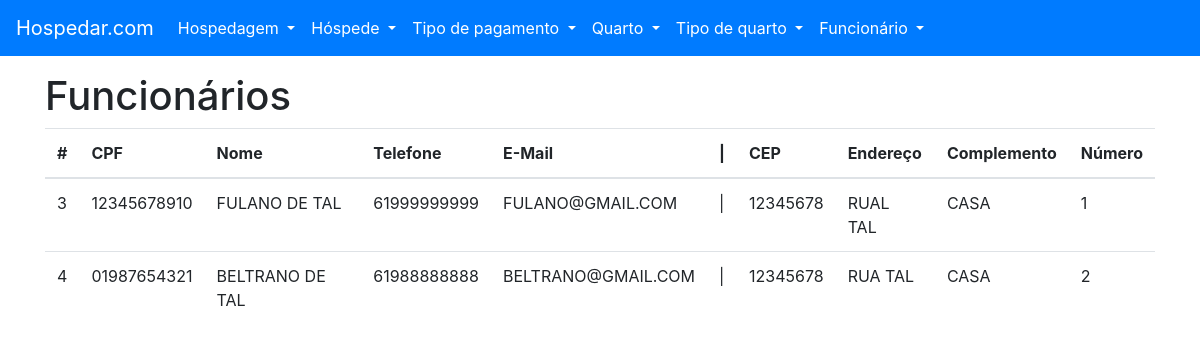
The page /funcionario/listar on the database as committed earlier.
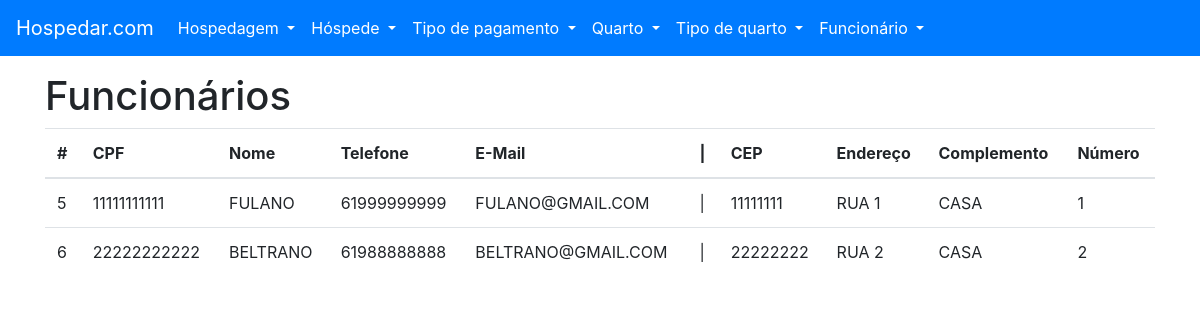
The same page on the database as committed later.
### tables this page shows
CREATE TABLE "FUNCIONARIO" (
	"ID_FUNCIONARIO" INTEGER NOT NULL PRIMARY KEY AUTOINCREMENT UNIQUE,
	"NU_CPF" CHAR(11) NOT NULL UNIQUE,
	"NO_FUNCIONARIO" VARCHAR(64) NOT NULL,
	"NU_TELEFONE" CHAR(11) NOT NULL UNIQUE,
	"NO_EMAIL" VARCHAR(32) NOT NULL UNIQUE,
	"ID_ENDERECO" INTEGER NOT NULL,

	FOREIGN KEY ("ID_ENDERECO") REFERENCES "ENDERECO" ("ID_ENDERECO")
);

CREATE TABLE "ENDERECO" (
	"ID_ENDERECO" INTEGER NOT NULL PRIMARY KEY AUTOINCREMENT UNIQUE,
	"NU_CEP" CHAR(8) NOT NULL,
	"NO_ENDERECO" VARCHAR(64) NOT NULL,
	"NO_COMPLEMENTO" VARCHAR(32) NOT NULL,
	"NU_NUMERO" INTEGER NOT NULL
);

### project/backend/funcionario/views.py (the view)
def listar():
    with FuncionarioEnderecoView(DATABASE_URL) as db:
        funcionarios = db.select_all()
    return render_template('funcionario-listar.html', funcionarios=funcionarios)

### project/backend/main/models.py (called while the page is built)
    def __enter__(self):
        self.open()
        return self

    def __exit__(self, exc_type, exc_val, exc_tb):
        self.close()

    @property
    def cursor(self):
        return self._cursor

    def open(self):
        self._connection = sqlite3.connect(self.url)
        self._cursor = self._connection.cursor()

    def close(self):
        self._connection.close()

    def cursor_to_dict(self, cursors: Iterable):
        return [dict(zip(self.__tablecolumns__, cursor)) for cursor in cursors]

    def select_all(self):
        if self._connection:
            return self.cursor_to_dict(self.cursor.execute(f'SELECT * FROM "{self.__tablename__}" ;'))
        raise ProgrammingError('ProgrammingError: Cannot operate on a closed database.')

### project/frontend/templates/funcionario-listar.html (shortened to what this page needs)
{% extends 'base.html' %}
{% from 'macros.html' import flash %}
{% block content %}
    <h1>Funcionários</h1>
    <table class="table">
        <thead>
        <tr>
            <th scope="col">#</th>
            <th scope="col">CPF</th>
            <th scope="col">Nome</th>
            <th scope="col">Telefone</th>
            <th scope="col">E-Mail</th>
            <th scope="col"> | </th>
            <th scope="col">CEP</th>
            <th scope="col">Endereço</th>
            <th scope="col">Complemento</th>
            <th scope="col">Número</th>
        </tr>
        </thead>
        <tbody>
        {% for funcionario in funcionarios %}
            <tr>
                <td scope="row">{{ funcionario['ID_FUNCIONARIO'] }}</td>
                <td>{{ funcionario['NU_CPF'] }}</td>
                <td>{{ funcionario['NO_FUNCIONARIO'] }}</td>
                <td>{{ funcionario['NU_TELEFONE'] }}</td>
                <td>{{ funcionario['NO_EMAIL'] }}</td>
                <td> | </td>
                <td>{{ funcionario['NU_CEP'] }}</td>
                <td>{{ funcionario['NO_ENDERECO'] }}</td>
                <td>{{ funcionario['NO_COMPLEMENTO'] }}</td>
                <td>{{ funcionario['NU_NUMERO'] }}</td>
            </tr>
        {% endfor %}
        </tbody>
    </table>
{% endblock content%}

### project/frontend/templates/base.html (shortened to what this page needs)
<!DOCTYPE html>
<html lang="pt">
<head>
    <link rel="stylesheet" href="https://maxcdn.bootstrapcdn.com/bootstrap/4.0.0/css/bootstrap.min.css">
</head>
<body>
    <nav class="navbar navbar-expand-md navbar-light bg-primary">
        <a class="navbar-brand text-white" href="{{ url_for('main.home') }}">Hospedar.com</a>
        <div class="collapse navbar-collapse" id="navbarSupportedContent">
            <ul class="navbar-nav mr-auto">
                <li class="nav-item dropdown">
                    <a class="nav-link dropdown-toggle text-white" href="#" role="button" data-toggle="dropdown" aria-haspopup="true" aria-expanded="false">
                        Hospedagem
                    </a>
                </li>
                <li class="nav-item dropdown">
                    <a class="nav-link dropdown-toggle text-white" href="#" role="button" data-toggle="dropdown" aria-haspopup="true" aria-expanded="false">
                        Hóspede
                    </a>
                </li>
                <li class="nav-item dropdown">
                    <a class="nav-link dropdown-toggle text-white" href="#" role="button" data-toggle="dropdown" aria-haspopup="true" aria-expanded="false">
                        Tipo de pagamento
                    </a>
                </li>
                <li class="nav-item dropdown">
                    <a class="nav-link dropdown-toggle text-white" href="#" role="button" data-toggle="dropdown" aria-haspopup="true" aria-expanded="false">
                        Quarto
                    </a>
                </li>
                <li class="nav-item dropdown">
                    <a class="nav-link dropdown-toggle text-white" href="#" role="button" data-toggle="dropdown" aria-haspopup="true" aria-expanded="false">
                        Tipo de quarto
                    </a>
                </li>
                <li class="nav-item dropdown">
                    <a class="nav-link dropdown-toggle text-white" href="#" role="button" data-toggle="dropdown" aria-haspopup="true" aria-expanded="false">
                        Funcionário
                    </a>
                </li>
            </ul>
        </div>
    </nav>
    <div class="container mt-3">
        {% block content %} {% endblock content %}
    </div>
</body>
</html>

Rows that differ between the two databases and show on the page:
removed FUNCIONARIO: ID_FUNCIONARIO "3", NU_CPF "12345678910", NO_FUNCIONARIO "FULANO DE TAL", NU_TELEFONE "61999999999", NO_EMAIL "FULANO@GMAIL.COM", NU_CEP "12345678", NO_ENDERECO "RUAL TAL", NO_COMPLEMENTO "CASA", NU_NUMERO "1"
removed FUNCIONARIO: ID_FUNCIONARIO "4", NU_CPF "01987654321", NO_FUNCIONARIO "BELTRANO DE TAL", NU_TELEFONE "61988888888", NO_EMAIL "BELTRANO@GMAIL.COM", NU_CEP "12345678", NO_ENDERECO "RUA TAL", NO_COMPLEMENTO "CASA", NU_NUMERO "2"
added FUNCIONARIO: ID_FUNCIONARIO "5", NU_CPF "11111111111", NO_FUNCIONARIO "FULANO", NU_TELEFONE "61999999999", NO_EMAIL "FULANO@GMAIL.COM", NU_CEP "11111111", NO_ENDERECO "RUA 1", NO_COMPLEMENTO "CASA", NU_NUMERO "1"
added FUNCIONARIO: ID_FUNCIONARIO "6", NU_CPF "22222222222", NO_FUNCIONARIO "BELTRANO", NU_TELEFONE "61988888888", NO_EMAIL "BELTRANO@GMAIL.COM", NU_CEP "22222222", NO_ENDERECO "RUA 2", NO_COMPLEMENTO "CASA", NU_NUMERO "2"
